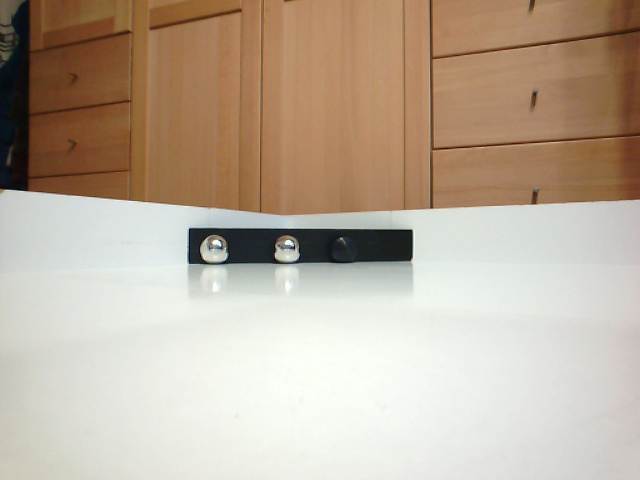
#> input picture scripts/rescue/img/1.png, 640 x 480 px
$ python find_victim.py
#> lines starting #> are read from the running program, lines starting #| are printed output that depends on the picture; after the words box and inside, x2 and y2 are one past the last pixel; in counts of white or black regions, pixels touching at a corner belong together
import math
import cv2
import numpy as np

img = cv2.imread("img/1.png")
#> img is the input picture: shape (480, 640, 3); mean B, G, R 155.5, 173, 188.6
size_x = 640
size_y = 480
MIN_Y = 40
MAX_Y = 220
MIN_CORNER_AREA = 100
MIN_CORNER_ASPECT_RATIO = 2 # width / height

# Cut out region of interest
roi = img[int(size_y * 0.35):size_y, 0:size_x]
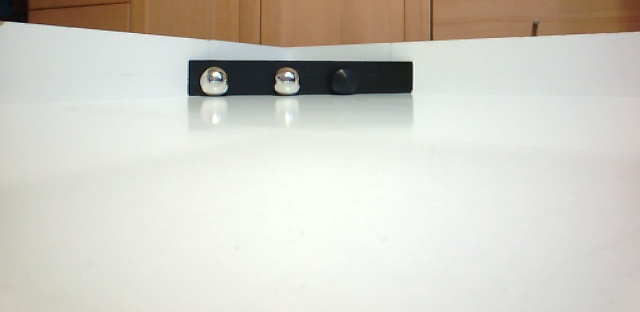
#> roi: shape (312, 640, 3); mean B, G, R 198, 206.8, 209.2
roi_debug = roi.copy()

roi = cv2.cvtColor(roi, cv2.COLOR_BGR2GRAY)
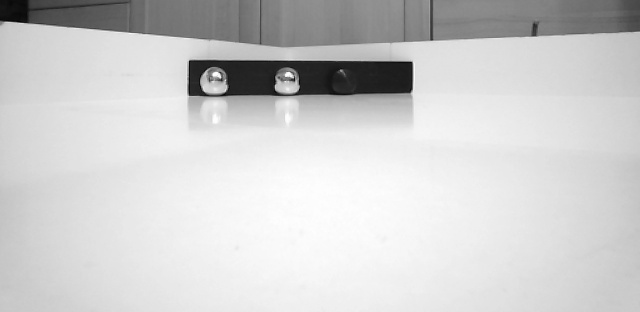
#> roi: shape (312, 640); min 2, max 254, mean 206.5

# Blur
roi = cv2.GaussianBlur(roi, (7, 7), cv2.BORDER_DEFAULT)

# [10 lines of commented-out code are left out]

ret, black = cv2.threshold(roi, 50, 255, 1)
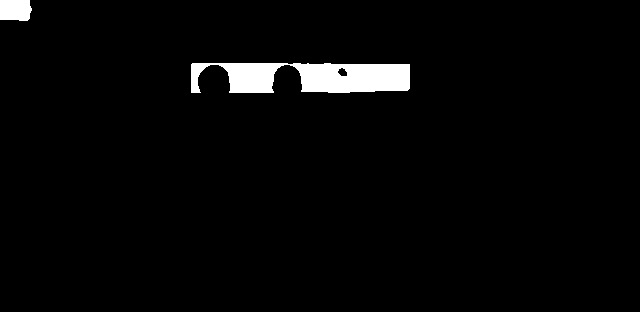
#> black: shape (312, 640); 2.7% white; 2 white regions

contours, hierarchy = cv2.findContours(black, cv2.RETR_TREE, cv2.CHAIN_APPROX_SIMPLE)
#> contours = 3 contours; box (x1, y1, x2, y2) and area: (191, 63, 410, 93) 4602, (0, 0, 32, 21) 570, (337, 67, 348, 77) 64
corner_contour = None

cv2.drawContours(roi_debug, contours, -1, (255, 0, 0), 3)

for c in contours:
	A = cv2.contourArea(c)
	x, y, w, h = cv2.boundingRect(c)
	if(y > MIN_Y and y < MAX_Y and A > MIN_CORNER_AREA and
		w / h > MIN_CORNER_ASPECT_RATIO):
		corner_contour = c
		break
#> this loop made 1 pass
#> (A, x, y, w, h) on pass 1: (4601.5, 191, 63, 219, 30)

if corner_contour is not None:
	cv2.drawContours(roi_debug, [c], 0, (0, 255, 0), 3)
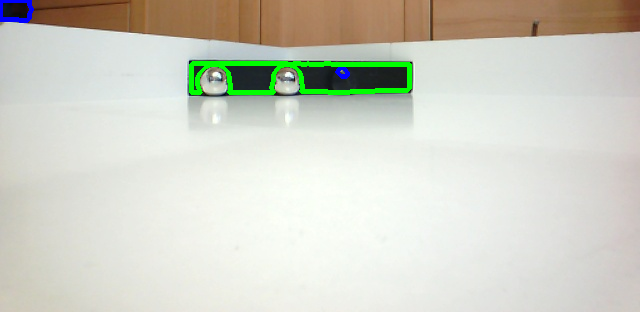
#> roi_debug: shape (312, 640, 3); mean B, G, R 198, 209.7, 208.6

cv2.imshow("ROI", roi_debug)
cv2.waitKey(1000)

$ run again, with scripts/rescue/img/3.png copied over scripts/rescue/img/1.png
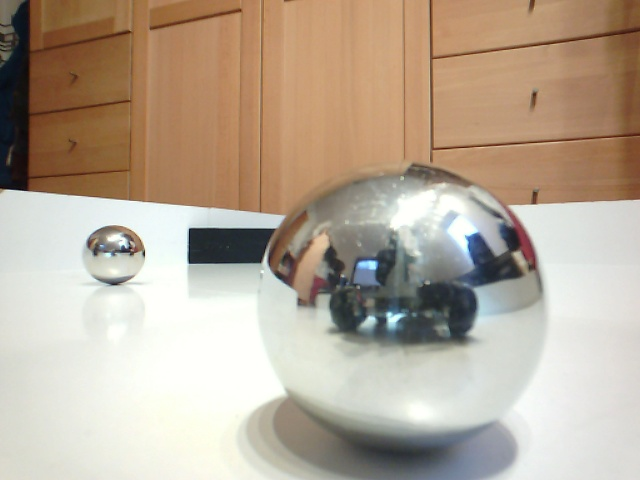
#> input picture scripts/rescue/img/3.png, 640 x 480 px
#> img is the input picture: shape (480, 640, 3); mean B, G, R 150.9, 168.5, 183.6
#> `ret, black = cv2.threshold(roi, 50, 255, 1)`:
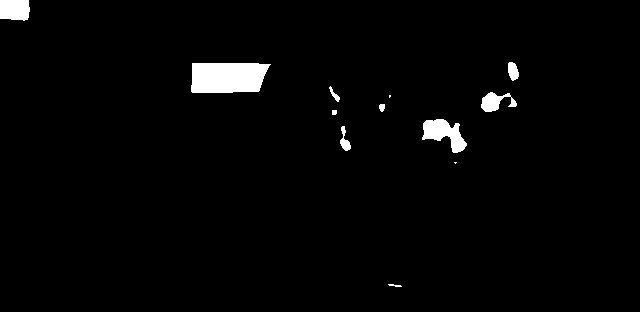
#> black: shape (312, 640); 2.2% white; 12 white regions (2 under 20 px)
#> contours = 12 contours, 4 with area under 20; largest, box (x1, y1, x2, y2) and area: (191, 63, 271, 93) 2038, (422, 119, 467, 153) 750, (0, 0, 30, 21) 527, (481, 92, 517, 112) 328, (508, 62, 519, 81) 134, (340, 126, 351, 151) 106, (329, 86, 340, 102) 44, (379, 104, 385, 112) 28
#> the loop `for c in contours:` made 10 passes
#> (A, x, y, w, h) on passes 1, 3, 4, 5, 6, 8, 9, 10: (11, 388, 284, 14, 3), (105.5, 340, 126, 11, 25), (750.5, 422, 119, 45, 34), (15.5, 332, 110, 5, 5), (28.5, 379, 104, 6, 8), (327.5, 481, 92, 36, 20), (44, 329, 86, 11, 16), (2038, 191, 63, 80, 30)
#> `cv2.drawContours(roi_debug, [c], 0, (0, 255, 0), 3)`:
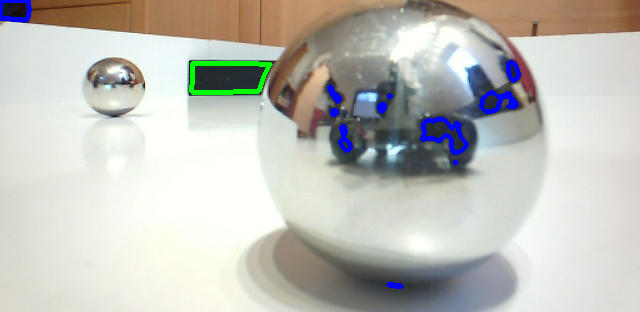
#> roi_debug: shape (312, 640, 3); mean B, G, R 185.7, 192.1, 192.2
